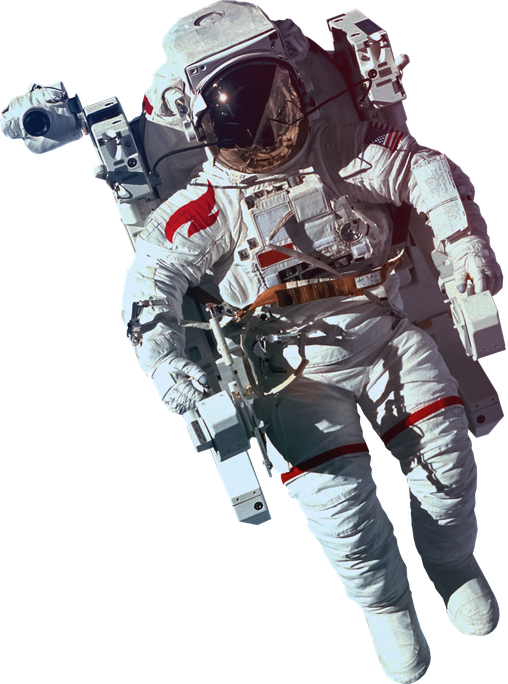
#> input picture Assets/astronaut_PNG26.png, 508 x 684 px, shrunk from 1220 x 1642 before the run; its folder holds 4 pictures in this run
$ python pipeline.py
#> lines starting #> are read from the running program, lines starting #| are printed output that depends on the picture
import os
from PIL import Image

# Quantize an image in `file` filepath and
# stores it in a copy with `_qnt` appended
def qntizeImage(file):
#> called with file = 'astronaut_PNG26.png'
    filename = file[:-4]
    # check if qnt already exists
    if(fileAlreadyExists(filename+"_qnt.png")): return
    # check if its already a quantized
    if filename.endswith("_qnt"): return
    img = Image.open(str(file))
#> img is the input picture: PIL image 508x684 RGBA; mean R, G, B, A 61.5, 60.1, 63.4, 128.6
    # check if its already a opti
    if filename.endswith("_opti"): return
    newImgQNT = img.quantize()
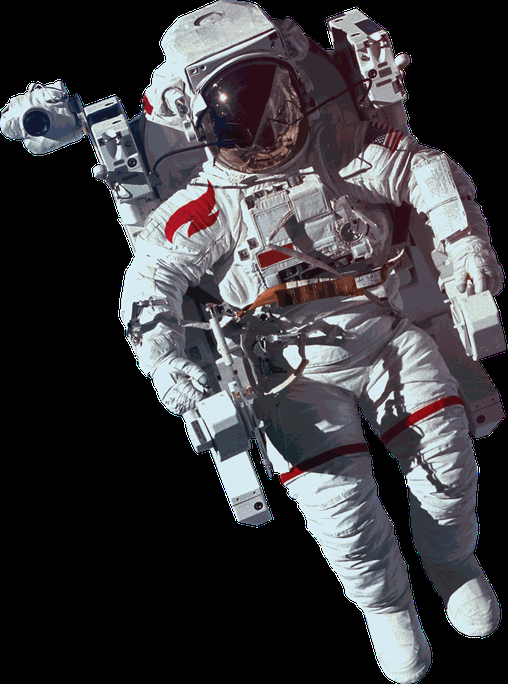
#> newImgQNT: PIL image 508x684 P; mean R, G, B 61.2, 59.9, 63.2
    newImgQNT.save(filename+"_qnt.png",'PNG')

# Optimizes an image in `file` filepath without
# loss and stores a copy with `_opti` appended
def optiImage(file):
    filename = file[:-4]
    # check if opti already exists
    if(fileAlreadyExists(filename+"_opti.png")): return
    # check if its already a quantized
    if filename.endswith("_qnt"): return
    # check if its already a opti
    if filename.endswith("_opti"): return
    os.system("optipng.exe -quiet -out " + filename + "_opti.png " + file)

# Optimizes an image in `file` to use as a texture
# and stores a copy with `.dds` extension
def ddsImage(file):
    filename = file[:-4]
    # check if dds already exists
    if(fileAlreadyExists(filename+".dds")): return
    # check if its already a quantized
    if filename.endswith("_qnt"): return
    # check if its already a opti
    if filename.endswith("_opti"): return
    os.system("texconv.exe " + file)

# Checks if `filepath` file already exists
def fileAlreadyExists(filepath):
    for file in os.listdir("."):
        if file == filepath:
            return True
    return False

# Quintizes, optimizes losslessly and optimizes
# for textures all of the `.png` images in the
# current directory
print("starting to convert images!...")
for file in os.listdir("."):
    if file.endswith(".png"):
        qntizeImage(file)
        optiImage(file)
        ddsImage(file)
#> pass 2 of the loop `for file in os.listdir("."):`:
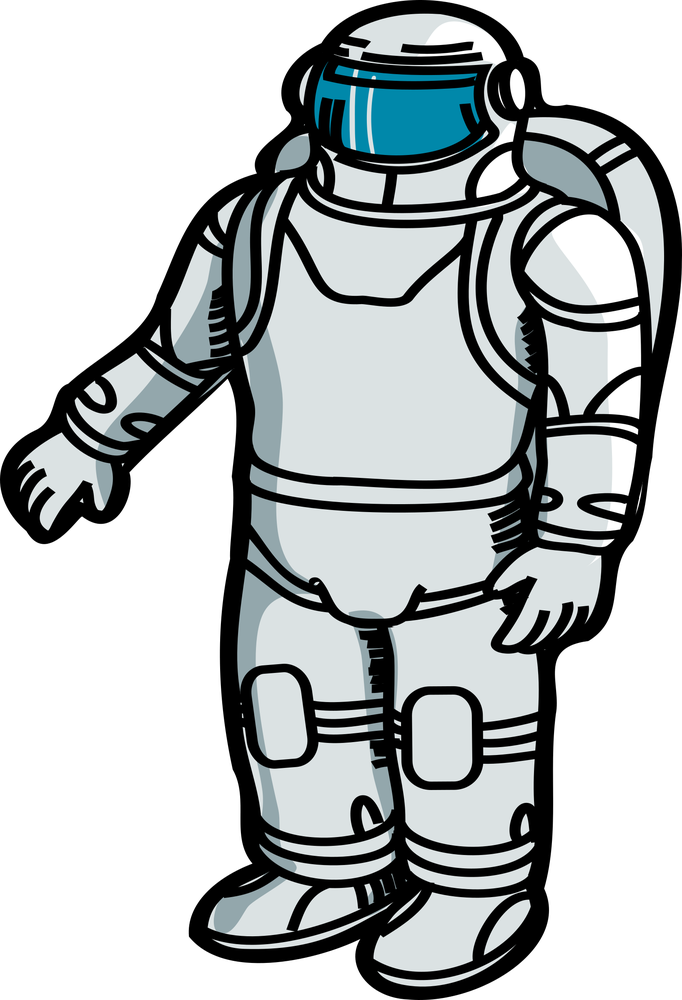
#> input picture Assets/astronaut_PNG65.png, 682 x 1000 px, shrunk from 1636 x 2400 before the run
#> in qntizeImage, img is the input picture: PIL image 682x1000 RGBA; mean R, G, B, A 71, 75.5, 76.4, 144.9
#> in qntizeImage (call 2), `newImgQNT = img.quantize()`:
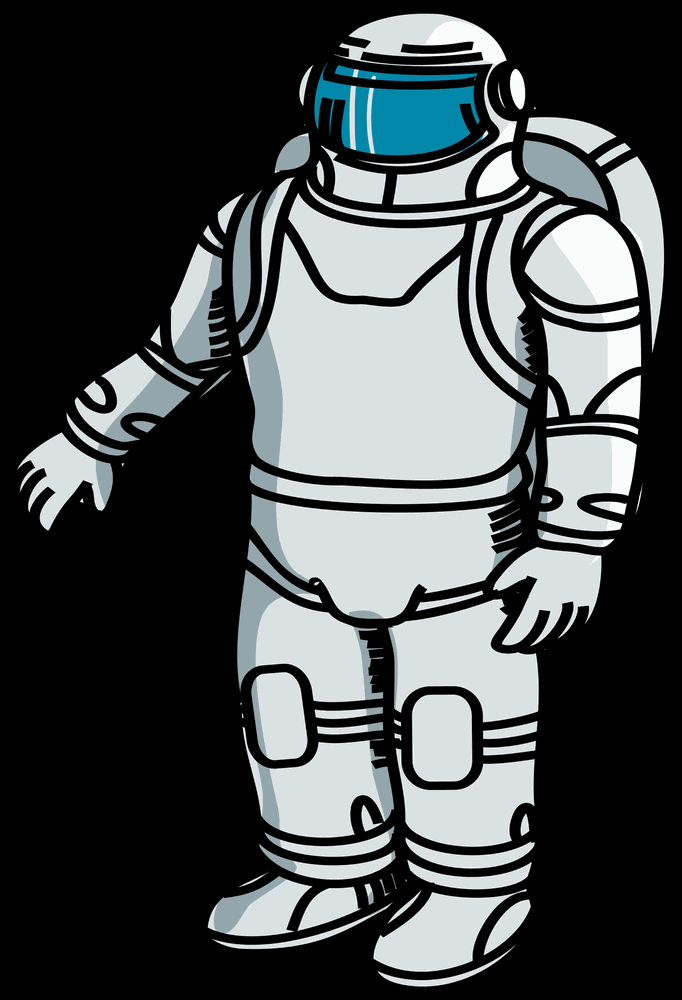
#> newImgQNT: PIL image 682x1000 P; mean R, G, B 70.6, 75.1, 76
#> pass 3 of the loop `for file in os.listdir("."):`:
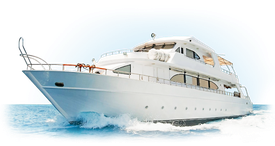
#> input picture Assets/boat.png, 275 x 146 px, shrunk from 660 x 350 before the run
#> in qntizeImage, img is the input picture: PIL image 275x146 RGBA; mean R, G, B, A 94.3, 145.4, 166.3, 116
#> in qntizeImage (call 3), `newImgQNT = img.quantize()`:
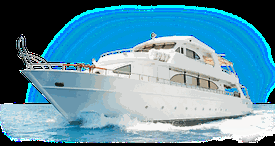
#> newImgQNT: PIL image 275x146 P; mean R, G, B 94, 145, 165.9
#> the loop made 5 passes; the first 3 are shown
